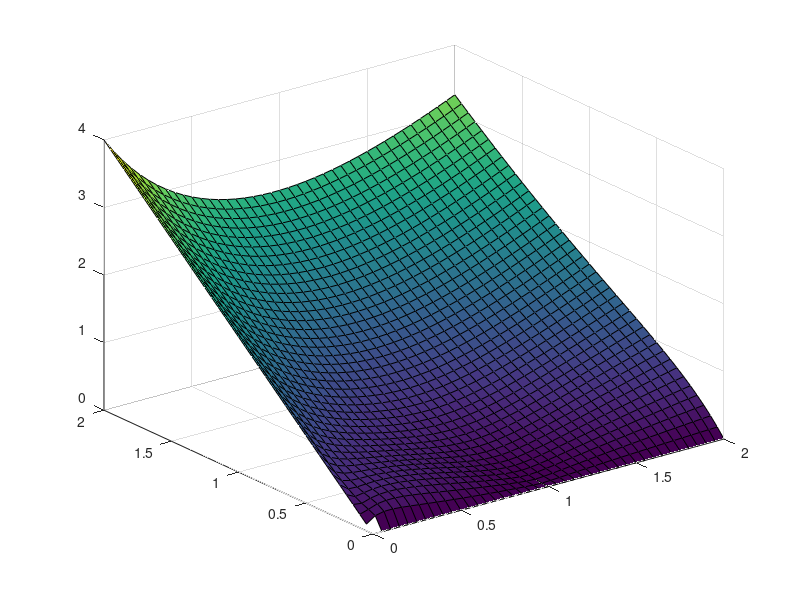
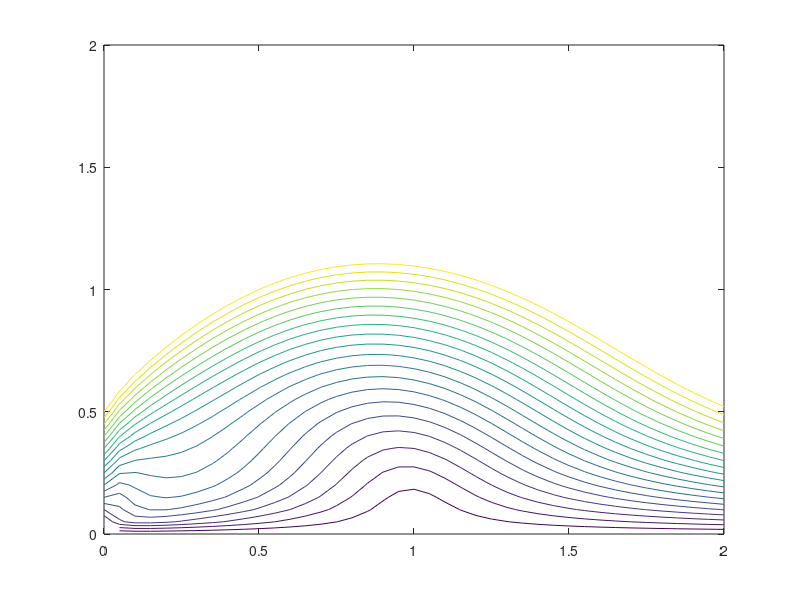
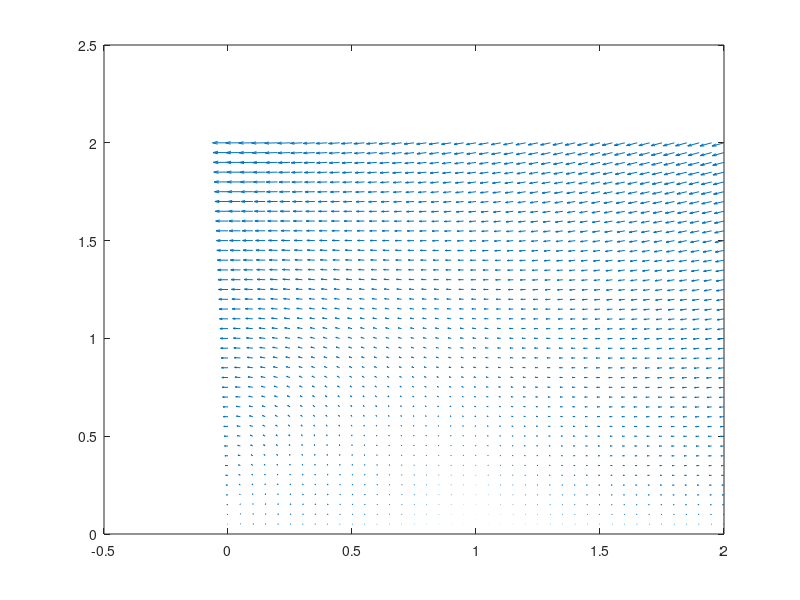

MATLAB code to generate these figures, in order: (Note: this script raises an error after producing the figures.)
%b
[x,y] = meshgrid(0:0.05:2,0:0.05:2);

Jx=(1./(x+y).^2).*(-2*x.^2.*y.*log(x.^2+y.^2)-2.*y.^3);
Jy=(1./(x+y).^2).*(-2*y.^2.*x.*log(x.^2+y.^2)+2.*y.^2.*x);
J_magn=(Jx.^2 + Jy.^2).^0.5;

figure(1)
surf(x,y,J_magn);

figure(2)
contour(x,y,J_magn,[0:0.05:1]);

%c
figure(3)
quiver(x,y,Jx,Jy);

figure(4)
streamslice(x,y,Jx,Jy);

figure(5)
streamline(x,y,Jx,Jy,x,y);